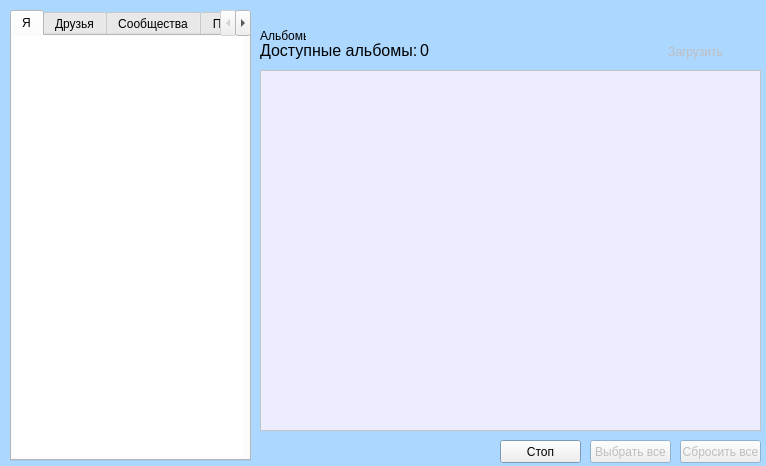
<?xml version="1.0" encoding="UTF-8"?>
<ui version="4.0">
 <class>MainWindow</class>
 <widget class="QMainWindow" name="MainWindow">
  <property name="geometry">
   <rect>
    <x>0</x>
    <y>0</y>
    <width>766</width>
    <height>466</height>
   </rect>
  </property>
  <property name="sizePolicy">
   <sizepolicy hsizetype="Fixed" vsizetype="Fixed">
    <horstretch>0</horstretch>
    <verstretch>0</verstretch>
   </sizepolicy>
  </property>
  <property name="palette">
   <palette>
    <active>
     <colorrole role="Base">
      <brush brushstyle="SolidPattern">
       <color alpha="255">
        <red>255</red>
        <green>255</green>
        <blue>255</blue>
       </color>
      </brush>
     </colorrole>
     <colorrole role="Window">
      <brush brushstyle="SolidPattern">
       <color alpha="255">
        <red>172</red>
        <green>215</green>
        <blue>255</blue>
       </color>
      </brush>
     </colorrole>
    </active>
    <inactive>
     <colorrole role="Base">
      <brush brushstyle="SolidPattern">
       <color alpha="255">
        <red>255</red>
        <green>255</green>
        <blue>255</blue>
       </color>
      </brush>
     </colorrole>
     <colorrole role="Window">
      <brush brushstyle="SolidPattern">
       <color alpha="255">
        <red>172</red>
        <green>215</green>
        <blue>255</blue>
       </color>
      </brush>
     </colorrole>
    </inactive>
    <disabled>
     <colorrole role="Base">
      <brush brushstyle="SolidPattern">
       <color alpha="255">
        <red>172</red>
        <green>215</green>
        <blue>255</blue>
       </color>
      </brush>
     </colorrole>
     <colorrole role="Window">
      <brush brushstyle="SolidPattern">
       <color alpha="255">
        <red>172</red>
        <green>215</green>
        <blue>255</blue>
       </color>
      </brush>
     </colorrole>
    </disabled>
   </palette>
  </property>
  <property name="windowTitle">
   <string>Фотогрузер</string>
  </property>
  <property name="windowIcon">
   <iconset resource="resource.qrc">
    <normaloff>:/icons/icons/windowicon.ico</normaloff>:/icons/icons/windowicon.ico</iconset>
  </property>
  <property name="iconSize">
   <size>
    <width>16</width>
    <height>16</height>
   </size>
  </property>
  <property name="toolButtonStyle">
   <enum>Qt::ToolButtonIconOnly</enum>
  </property>
  <property name="animated">
   <bool>true</bool>
  </property>
  <property name="tabShape">
   <enum>QTabWidget::Rounded</enum>
  </property>
  <widget class="QWidget" name="centralwidget">
   <property name="sizePolicy">
    <sizepolicy hsizetype="Fixed" vsizetype="Fixed">
     <horstretch>0</horstretch>
     <verstretch>0</verstretch>
    </sizepolicy>
   </property>
   <widget class="QStackedWidget" name="stackedWidget">
    <property name="geometry">
     <rect>
      <x>260</x>
      <y>10</y>
      <width>511</width>
      <height>461</height>
     </rect>
    </property>
    <property name="autoFillBackground">
     <bool>false</bool>
    </property>
    <property name="frameShape">
     <enum>QFrame::NoFrame</enum>
    </property>
    <property name="frameShadow">
     <enum>QFrame::Sunken</enum>
    </property>
    <property name="currentIndex">
     <number>0</number>
    </property>
    <widget class="QWidget" name="albumsPage">
     <widget class="QLabel" name="label">
      <property name="geometry">
       <rect>
        <x>0</x>
        <y>30</y>
        <width>161</width>
        <height>21</height>
       </rect>
      </property>
      <property name="font">
       <font>
        <pointsize>12</pointsize>
       </font>
      </property>
      <property name="frameShape">
       <enum>QFrame::NoFrame</enum>
      </property>
      <property name="text">
       <string>Доступные альбомы: </string>
      </property>
     </widget>
     <widget class="QLabel" name="albumsCountLabel">
      <property name="geometry">
       <rect>
        <x>160</x>
        <y>30</y>
        <width>51</width>
        <height>21</height>
       </rect>
      </property>
      <property name="font">
       <font>
        <pointsize>12</pointsize>
       </font>
      </property>
      <property name="text">
       <string>0</string>
      </property>
     </widget>
     <widget class="QListWidget" name="albumsList">
      <property name="geometry">
       <rect>
        <x>0</x>
        <y>60</y>
        <width>501</width>
        <height>361</height>
       </rect>
      </property>
      <property name="palette">
       <palette>
        <active>
         <colorrole role="Base">
          <brush brushstyle="SolidPattern">
           <color alpha="255">
            <red>236</red>
            <green>238</green>
            <blue>255</blue>
           </color>
          </brush>
         </colorrole>
         <colorrole role="Window">
          <brush brushstyle="SolidPattern">
           <color alpha="255">
            <red>255</red>
            <green>255</green>
            <blue>255</blue>
           </color>
          </brush>
         </colorrole>
        </active>
        <inactive>
         <colorrole role="Base">
          <brush brushstyle="SolidPattern">
           <color alpha="255">
            <red>236</red>
            <green>238</green>
            <blue>255</blue>
           </color>
          </brush>
         </colorrole>
         <colorrole role="Window">
          <brush brushstyle="SolidPattern">
           <color alpha="255">
            <red>255</red>
            <green>255</green>
            <blue>255</blue>
           </color>
          </brush>
         </colorrole>
        </inactive>
        <disabled>
         <colorrole role="Base">
          <brush brushstyle="SolidPattern">
           <color alpha="255">
            <red>255</red>
            <green>255</green>
            <blue>255</blue>
           </color>
          </brush>
         </colorrole>
         <colorrole role="Window">
          <brush brushstyle="SolidPattern">
           <color alpha="255">
            <red>255</red>
            <green>255</green>
            <blue>255</blue>
           </color>
          </brush>
         </colorrole>
        </disabled>
       </palette>
      </property>
      <property name="horizontalScrollBarPolicy">
       <enum>Qt::ScrollBarAlwaysOff</enum>
      </property>
      <property name="iconSize">
       <size>
        <width>100</width>
        <height>100</height>
       </size>
      </property>
      <property name="verticalScrollMode">
       <enum>QAbstractItemView::ScrollPerPixel</enum>
      </property>
      <property name="movement">
       <enum>QListView::Static</enum>
      </property>
      <property name="viewMode">
       <enum>QListView::IconMode</enum>
      </property>
      <property name="selectionRectVisible">
       <bool>false</bool>
      </property>
     </widget>
     <widget class="QPushButton" name="checkAllButton">
      <property name="enabled">
       <bool>false</bool>
      </property>
      <property name="geometry">
       <rect>
        <x>330</x>
        <y>430</y>
        <width>81</width>
        <height>23</height>
       </rect>
      </property>
      <property name="text">
       <string>Выбрать все</string>
      </property>
     </widget>
     <widget class="QPushButton" name="uncheckAllButton">
      <property name="enabled">
       <bool>false</bool>
      </property>
      <property name="geometry">
       <rect>
        <x>420</x>
        <y>430</y>
        <width>81</width>
        <height>23</height>
       </rect>
      </property>
      <property name="text">
       <string>Сбросить все</string>
      </property>
     </widget>
     <widget class="QPushButton" name="loadAlbums">
      <property name="enabled">
       <bool>false</bool>
      </property>
      <property name="geometry">
       <rect>
        <x>370</x>
        <y>30</y>
        <width>131</width>
        <height>23</height>
       </rect>
      </property>
      <property name="text">
       <string>Загрузить</string>
      </property>
      <property name="icon">
       <iconset resource="resource.qrc">
        <normaloff>:/icons/icons/loadicon.ico</normaloff>:/icons/icons/loadicon.ico</iconset>
      </property>
      <property name="iconSize">
       <size>
        <width>64</width>
        <height>64</height>
       </size>
      </property>
      <property name="flat">
       <bool>true</bool>
      </property>
     </widget>
     <widget class="QPushButton" name="albumsStopButton">
      <property name="geometry">
       <rect>
        <x>240</x>
        <y>430</y>
        <width>81</width>
        <height>23</height>
       </rect>
      </property>
      <property name="text">
       <string>Стоп</string>
      </property>
     </widget>
     <widget class="QLabel" name="label_7">
      <property name="geometry">
       <rect>
        <x>0</x>
        <y>19</y>
        <width>46</width>
        <height>13</height>
       </rect>
      </property>
      <property name="text">
       <string>Альбомы</string>
      </property>
     </widget>
     <widget class="QLabel" name="currentLabel">
      <property name="geometry">
       <rect>
        <x>50</x>
        <y>17</y>
        <width>331</width>
        <height>16</height>
       </rect>
      </property>
      <property name="text">
       <string/>
      </property>
     </widget>
     <widget class="QLabel" name="label_5">
      <property name="geometry">
       <rect>
        <x>0</x>
        <y>380</y>
        <width>91</width>
        <height>81</height>
       </rect>
      </property>
      <property name="text">
       <string/>
      </property>
      <property name="pixmap">
       <pixmap resource="resource.qrc">:/icons/icons/albumicon.ico</pixmap>
      </property>
      <property name="scaledContents">
       <bool>true</bool>
      </property>
     </widget>
     <zorder>albumsCountLabel</zorder>
     <zorder>checkAllButton</zorder>
     <zorder>uncheckAllButton</zorder>
     <zorder>loadAlbums</zorder>
     <zorder>albumsStopButton</zorder>
     <zorder>label_7</zorder>
     <zorder>currentLabel</zorder>
     <zorder>label</zorder>
     <zorder>albumsList</zorder>
     <zorder>label_5</zorder>
    </widget>
    <widget class="QWidget" name="photosPage">
     <widget class="QPushButton" name="uncheckAllButton_2">
      <property name="enabled">
       <bool>false</bool>
      </property>
      <property name="geometry">
       <rect>
        <x>420</x>
        <y>430</y>
        <width>81</width>
        <height>23</height>
       </rect>
      </property>
      <property name="text">
       <string>Сбросить все</string>
      </property>
     </widget>
     <widget class="QListWidget" name="photosList">
      <property name="geometry">
       <rect>
        <x>0</x>
        <y>60</y>
        <width>501</width>
        <height>361</height>
       </rect>
      </property>
      <property name="palette">
       <palette>
        <active>
         <colorrole role="Base">
          <brush brushstyle="SolidPattern">
           <color alpha="255">
            <red>236</red>
            <green>238</green>
            <blue>255</blue>
           </color>
          </brush>
         </colorrole>
        </active>
        <inactive>
         <colorrole role="Base">
          <brush brushstyle="SolidPattern">
           <color alpha="255">
            <red>236</red>
            <green>238</green>
            <blue>255</blue>
           </color>
          </brush>
         </colorrole>
        </inactive>
        <disabled>
         <colorrole role="Base">
          <brush brushstyle="SolidPattern">
           <color alpha="255">
            <red>172</red>
            <green>215</green>
            <blue>255</blue>
           </color>
          </brush>
         </colorrole>
        </disabled>
       </palette>
      </property>
      <property name="horizontalScrollBarPolicy">
       <enum>Qt::ScrollBarAlwaysOff</enum>
      </property>
      <property name="iconSize">
       <size>
        <width>100</width>
        <height>100</height>
       </size>
      </property>
      <property name="verticalScrollMode">
       <enum>QAbstractItemView::ScrollPerPixel</enum>
      </property>
      <property name="horizontalScrollMode">
       <enum>QAbstractItemView::ScrollPerItem</enum>
      </property>
      <property name="movement">
       <enum>QListView::Static</enum>
      </property>
      <property name="viewMode">
       <enum>QListView::IconMode</enum>
      </property>
      <property name="selectionRectVisible">
       <bool>false</bool>
      </property>
     </widget>
     <widget class="QPushButton" name="checkAllButton_2">
      <property name="enabled">
       <bool>false</bool>
      </property>
      <property name="geometry">
       <rect>
        <x>330</x>
        <y>430</y>
        <width>81</width>
        <height>23</height>
       </rect>
      </property>
      <property name="text">
       <string>Выбрать все</string>
      </property>
     </widget>
     <widget class="QLabel" name="label_2">
      <property name="geometry">
       <rect>
        <x>0</x>
        <y>30</y>
        <width>101</width>
        <height>21</height>
       </rect>
      </property>
      <property name="font">
       <font>
        <pointsize>12</pointsize>
       </font>
      </property>
      <property name="frameShape">
       <enum>QFrame::NoFrame</enum>
      </property>
      <property name="text">
       <string>Фотографии:</string>
      </property>
     </widget>
     <widget class="QLabel" name="photosCountLabel">
      <property name="geometry">
       <rect>
        <x>100</x>
        <y>30</y>
        <width>51</width>
        <height>21</height>
       </rect>
      </property>
      <property name="font">
       <font>
        <pointsize>12</pointsize>
       </font>
      </property>
      <property name="text">
       <string>0</string>
      </property>
     </widget>
     <widget class="QPushButton" name="loadPhotos">
      <property name="enabled">
       <bool>false</bool>
      </property>
      <property name="geometry">
       <rect>
        <x>370</x>
        <y>30</y>
        <width>131</width>
        <height>23</height>
       </rect>
      </property>
      <property name="text">
       <string>Загрузить</string>
      </property>
      <property name="icon">
       <iconset resource="resource.qrc">
        <normaloff>:/icons/icons/loadicon.ico</normaloff>:/icons/icons/loadicon.ico</iconset>
      </property>
      <property name="iconSize">
       <size>
        <width>64</width>
        <height>64</height>
       </size>
      </property>
      <property name="flat">
       <bool>true</bool>
      </property>
     </widget>
     <widget class="QPushButton" name="backButton">
      <property name="geometry">
       <rect>
        <x>260</x>
        <y>30</y>
        <width>111</width>
        <height>23</height>
       </rect>
      </property>
      <property name="text">
       <string>Назад</string>
      </property>
      <property name="icon">
       <iconset resource="resource.qrc">
        <normaloff>:/icons/icons/backicon.ico</normaloff>:/icons/icons/backicon.ico</iconset>
      </property>
      <property name="iconSize">
       <size>
        <width>64</width>
        <height>64</height>
       </size>
      </property>
      <property name="autoRepeat">
       <bool>false</bool>
      </property>
      <property name="autoExclusive">
       <bool>false</bool>
      </property>
      <property name="autoDefault">
       <bool>false</bool>
      </property>
      <property name="default">
       <bool>false</bool>
      </property>
      <property name="flat">
       <bool>true</bool>
      </property>
     </widget>
     <widget class="QPushButton" name="photosStopButton">
      <property name="geometry">
       <rect>
        <x>240</x>
        <y>430</y>
        <width>81</width>
        <height>23</height>
       </rect>
      </property>
      <property name="text">
       <string>Стоп</string>
      </property>
     </widget>
     <widget class="QLabel" name="label_9">
      <property name="geometry">
       <rect>
        <x>0</x>
        <y>19</y>
        <width>46</width>
        <height>13</height>
       </rect>
      </property>
      <property name="text">
       <string>Альбом</string>
      </property>
     </widget>
     <widget class="QLabel" name="currentAlbumLabel">
      <property name="geometry">
       <rect>
        <x>40</x>
        <y>18</y>
        <width>231</width>
        <height>16</height>
       </rect>
      </property>
      <property name="text">
       <string/>
      </property>
      <property name="scaledContents">
       <bool>true</bool>
      </property>
     </widget>
     <widget class="QLabel" name="label_6">
      <property name="geometry">
       <rect>
        <x>0</x>
        <y>380</y>
        <width>91</width>
        <height>81</height>
       </rect>
      </property>
      <property name="text">
       <string/>
      </property>
      <property name="pixmap">
       <pixmap resource="resource.qrc">:/icons/icons/photoicon.ico</pixmap>
      </property>
      <property name="scaledContents">
       <bool>true</bool>
      </property>
     </widget>
    </widget>
   </widget>
   <widget class="QTabWidget" name="tabWidget">
    <property name="geometry">
     <rect>
      <x>10</x>
      <y>10</y>
      <width>241</width>
      <height>451</height>
     </rect>
    </property>
    <property name="palette">
     <palette>
      <active>
       <colorrole role="Base">
        <brush brushstyle="SolidPattern">
         <color alpha="255">
          <red>255</red>
          <green>255</green>
          <blue>255</blue>
         </color>
        </brush>
       </colorrole>
       <colorrole role="Window">
        <brush brushstyle="SolidPattern">
         <color alpha="255">
          <red>255</red>
          <green>255</green>
          <blue>255</blue>
         </color>
        </brush>
       </colorrole>
      </active>
      <inactive>
       <colorrole role="Base">
        <brush brushstyle="SolidPattern">
         <color alpha="255">
          <red>255</red>
          <green>255</green>
          <blue>255</blue>
         </color>
        </brush>
       </colorrole>
       <colorrole role="Window">
        <brush brushstyle="SolidPattern">
         <color alpha="255">
          <red>255</red>
          <green>255</green>
          <blue>255</blue>
         </color>
        </brush>
       </colorrole>
      </inactive>
      <disabled>
       <colorrole role="Base">
        <brush brushstyle="SolidPattern">
         <color alpha="255">
          <red>255</red>
          <green>255</green>
          <blue>255</blue>
         </color>
        </brush>
       </colorrole>
       <colorrole role="Window">
        <brush brushstyle="SolidPattern">
         <color alpha="255">
          <red>255</red>
          <green>255</green>
          <blue>255</blue>
         </color>
        </brush>
       </colorrole>
      </disabled>
     </palette>
    </property>
    <property name="tabPosition">
     <enum>QTabWidget::North</enum>
    </property>
    <property name="tabShape">
     <enum>QTabWidget::Rounded</enum>
    </property>
    <property name="currentIndex">
     <number>0</number>
    </property>
    <property name="elideMode">
     <enum>Qt::ElideNone</enum>
    </property>
    <property name="usesScrollButtons">
     <bool>true</bool>
    </property>
    <property name="documentMode">
     <bool>false</bool>
    </property>
    <property name="tabsClosable">
     <bool>false</bool>
    </property>
    <property name="movable">
     <bool>false</bool>
    </property>
    <widget class="QWidget" name="userTab">
     <attribute name="icon">
      <iconset resource="resource.qrc">
       <normaloff>:/icons/icons/meicon.ico</normaloff>:/icons/icons/meicon.ico</iconset>
     </attribute>
     <attribute name="title">
      <string>Я</string>
     </attribute>
     <widget class="QListWidget" name="userList">
      <property name="geometry">
       <rect>
        <x>0</x>
        <y>0</y>
        <width>231</width>
        <height>421</height>
       </rect>
      </property>
      <property name="frameShape">
       <enum>QFrame::NoFrame</enum>
      </property>
      <property name="horizontalScrollBarPolicy">
       <enum>Qt::ScrollBarAlwaysOff</enum>
      </property>
      <property name="selectionMode">
       <enum>QAbstractItemView::SingleSelection</enum>
      </property>
      <property name="iconSize">
       <size>
        <width>50</width>
        <height>50</height>
       </size>
      </property>
      <property name="textElideMode">
       <enum>Qt::ElideLeft</enum>
      </property>
      <property name="verticalScrollMode">
       <enum>QAbstractItemView::ScrollPerPixel</enum>
      </property>
     </widget>
    </widget>
    <widget class="QWidget" name="friendsTab">
     <attribute name="icon">
      <iconset resource="resource.qrc">
       <normaloff>:/icons/icons/friendsicon.ico</normaloff>:/icons/icons/friendsicon.ico</iconset>
     </attribute>
     <attribute name="title">
      <string>Друзья</string>
     </attribute>
     <widget class="QListWidget" name="friendsList">
      <property name="geometry">
       <rect>
        <x>6</x>
        <y>30</y>
        <width>226</width>
        <height>391</height>
       </rect>
      </property>
      <property name="frameShape">
       <enum>QFrame::NoFrame</enum>
      </property>
      <property name="horizontalScrollBarPolicy">
       <enum>Qt::ScrollBarAlwaysOff</enum>
      </property>
      <property name="iconSize">
       <size>
        <width>50</width>
        <height>50</height>
       </size>
      </property>
      <property name="verticalScrollMode">
       <enum>QAbstractItemView::ScrollPerPixel</enum>
      </property>
     </widget>
     <widget class="QLabel" name="label_3">
      <property name="geometry">
       <rect>
        <x>6</x>
        <y>0</y>
        <width>51</width>
        <height>21</height>
       </rect>
      </property>
      <property name="font">
       <font>
        <pointsize>12</pointsize>
       </font>
      </property>
      <property name="text">
       <string>Поиск:</string>
      </property>
     </widget>
     <widget class="QLineEdit" name="friendsFoundEdit">
      <property name="geometry">
       <rect>
        <x>60</x>
        <y>2</y>
        <width>171</width>
        <height>21</height>
       </rect>
      </property>
     </widget>
     <widget class="QProgressBar" name="friendsLoadPBar">
      <property name="geometry">
       <rect>
        <x>-1</x>
        <y>28</y>
        <width>6</width>
        <height>396</height>
       </rect>
      </property>
      <property name="autoFillBackground">
       <bool>false</bool>
      </property>
      <property name="styleSheet">
       <string notr="true">QProgressBar {
text-align: top;
padding: 1px;
border-color: rgb(255, 255, 255);
border-bottom-right-radius: 7px;
border-bottom-left-radius: 7px;
background: rgb(255, 255, 255)
}
QProgressBar::chunk {
background: rgb(193, 196, 255);
border-bottom-right-radius: 7px;
border-bottom-left-radius: 7px;
}
</string>
      </property>
      <property name="value">
       <number>0</number>
      </property>
      <property name="textVisible">
       <bool>false</bool>
      </property>
      <property name="orientation">
       <enum>Qt::Vertical</enum>
      </property>
      <property name="invertedAppearance">
       <bool>true</bool>
      </property>
     </widget>
    </widget>
    <widget class="QWidget" name="groupsTab">
     <attribute name="icon">
      <iconset resource="resource.qrc">
       <normaloff>:/icons/icons/neticon.ico</normaloff>:/icons/icons/neticon.ico</iconset>
     </attribute>
     <attribute name="title">
      <string>Сообщества</string>
     </attribute>
     <widget class="QListWidget" name="groupsList">
      <property name="geometry">
       <rect>
        <x>6</x>
        <y>30</y>
        <width>226</width>
        <height>391</height>
       </rect>
      </property>
      <property name="frameShape">
       <enum>QFrame::NoFrame</enum>
      </property>
      <property name="horizontalScrollBarPolicy">
       <enum>Qt::ScrollBarAlwaysOff</enum>
      </property>
      <property name="iconSize">
       <size>
        <width>50</width>
        <height>50</height>
       </size>
      </property>
      <property name="verticalScrollMode">
       <enum>QAbstractItemView::ScrollPerPixel</enum>
      </property>
      <property name="viewMode">
       <enum>QListView::ListMode</enum>
      </property>
     </widget>
     <widget class="QLineEdit" name="groupsFoundEdit">
      <property name="geometry">
       <rect>
        <x>60</x>
        <y>2</y>
        <width>171</width>
        <height>21</height>
       </rect>
      </property>
     </widget>
     <widget class="QLabel" name="label_4">
      <property name="geometry">
       <rect>
        <x>6</x>
        <y>0</y>
        <width>51</width>
        <height>21</height>
       </rect>
      </property>
      <property name="font">
       <font>
        <pointsize>12</pointsize>
       </font>
      </property>
      <property name="text">
       <string>Поиск:</string>
      </property>
     </widget>
     <widget class="QProgressBar" name="groupsLoadPBar">
      <property name="geometry">
       <rect>
        <x>-1</x>
        <y>28</y>
        <width>6</width>
        <height>396</height>
       </rect>
      </property>
      <property name="autoFillBackground">
       <bool>false</bool>
      </property>
      <property name="styleSheet">
       <string notr="true">QProgressBar {
text-align: top;
padding: 1px;
border-color: rgb(255, 255, 255);
border-bottom-right-radius: 7px;
border-bottom-left-radius: 7px;
background: rgb(255, 255, 255)
}
QProgressBar::chunk {
background: rgb(193, 196, 255);
border-bottom-right-radius: 7px;
border-bottom-left-radius: 7px;
}
</string>
      </property>
      <property name="value">
       <number>0</number>
      </property>
      <property name="textVisible">
       <bool>false</bool>
      </property>
      <property name="orientation">
       <enum>Qt::Vertical</enum>
      </property>
      <property name="invertedAppearance">
       <bool>true</bool>
      </property>
     </widget>
    </widget>
    <widget class="QWidget" name="tab">
     <attribute name="icon">
      <iconset resource="resource.qrc">
       <normaloff>:/icons/icons/findicon.ico</normaloff>:/icons/icons/findicon.ico</iconset>
     </attribute>
     <attribute name="title">
      <string>Поиск</string>
     </attribute>
     <widget class="QLabel" name="label_8">
      <property name="geometry">
       <rect>
        <x>10</x>
        <y>10</y>
        <width>221</width>
        <height>31</height>
       </rect>
      </property>
      <property name="font">
       <font>
        <pointsize>12</pointsize>
       </font>
      </property>
      <property name="text">
       <string>Поиск пользователя или сообщества:</string>
      </property>
      <property name="wordWrap">
       <bool>true</bool>
      </property>
     </widget>
     <widget class="QLineEdit" name="lineEdit">
      <property name="geometry">
       <rect>
        <x>10</x>
        <y>50</y>
        <width>181</width>
        <height>20</height>
       </rect>
      </property>
     </widget>
     <widget class="QPushButton" name="searchButton">
      <property name="geometry">
       <rect>
        <x>190</x>
        <y>40</y>
        <width>41</width>
        <height>31</height>
       </rect>
      </property>
      <property name="text">
       <string/>
      </property>
      <property name="icon">
       <iconset resource="resource.qrc">
        <normaloff>:/icons/icons/findicon.ico</normaloff>:/icons/icons/findicon.ico</iconset>
      </property>
      <property name="iconSize">
       <size>
        <width>32</width>
        <height>32</height>
       </size>
      </property>
      <property name="flat">
       <bool>true</bool>
      </property>
     </widget>
     <widget class="QListWidget" name="searchList">
      <property name="geometry">
       <rect>
        <x>8</x>
        <y>75</y>
        <width>224</width>
        <height>341</height>
       </rect>
      </property>
      <property name="frameShape">
       <enum>QFrame::NoFrame</enum>
      </property>
      <property name="horizontalScrollBarPolicy">
       <enum>Qt::ScrollBarAlwaysOff</enum>
      </property>
      <property name="verticalScrollMode">
       <enum>QAbstractItemView::ScrollPerPixel</enum>
      </property>
     </widget>
     <widget class="QProgressBar" name="searchLoadBar">
      <property name="geometry">
       <rect>
        <x>-1</x>
        <y>72</y>
        <width>6</width>
        <height>353</height>
       </rect>
      </property>
      <property name="autoFillBackground">
       <bool>false</bool>
      </property>
      <property name="styleSheet">
       <string notr="true">QProgressBar {
text-align: top;
padding: 1px;
border-color: rgb(255, 255, 255);
border-bottom-right-radius: 7px;
border-bottom-left-radius: 7px;
background: rgb(255, 255, 255)
}
QProgressBar::chunk {
background: rgb(193, 196, 255);
border-bottom-right-radius: 7px;
border-bottom-left-radius: 7px;
}
</string>
      </property>
      <property name="value">
       <number>0</number>
      </property>
      <property name="textVisible">
       <bool>false</bool>
      </property>
      <property name="orientation">
       <enum>Qt::Vertical</enum>
      </property>
      <property name="invertedAppearance">
       <bool>true</bool>
      </property>
     </widget>
    </widget>
   </widget>
  </widget>
 </widget>
 <resources>
  <include location="resource.qrc"/>
 </resources>
 <connections/>
</ui>
